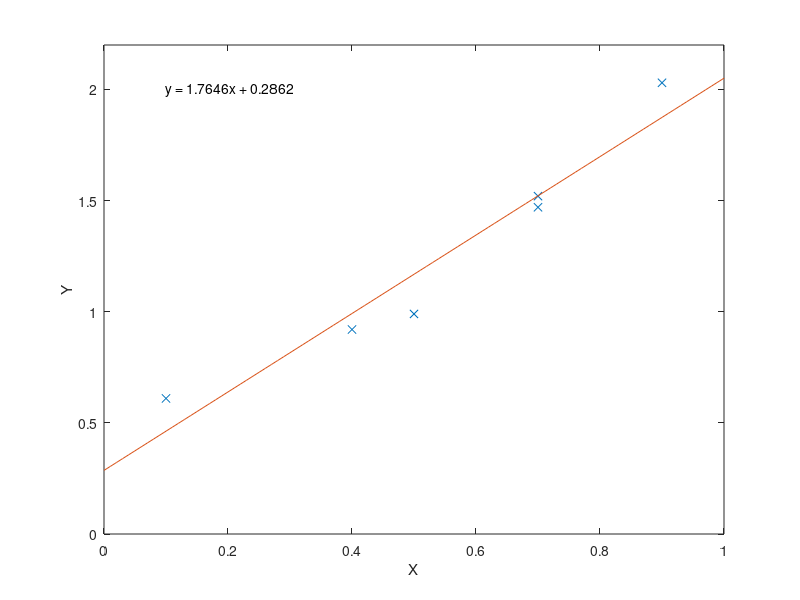

Recreate this plot in MATLAB.
% f8_1   
% Copyright S. Nakamura, 1995
set(gcf, 'NumberTitle','off','Name', 'Figure 8.1')

clear,clf
x = [0.1,  0.4,  0.5,  0.7   0.7   0.9];
y = [0.61, 0.92, 0.99, 1.52, 1.47, 2.03];
c = polyfit(x,y,1);
plot(x,y,'x')
axis([0, 1.0, 0. 2.2])
hold on

xp = 0:0.01:1;
yp = c(1)*xp + c(2);
plot(xp,yp)
ylabel('Y'); xlabel('X')
text( 0.1, 2, 'y = 1.7646x + 0.2862')
